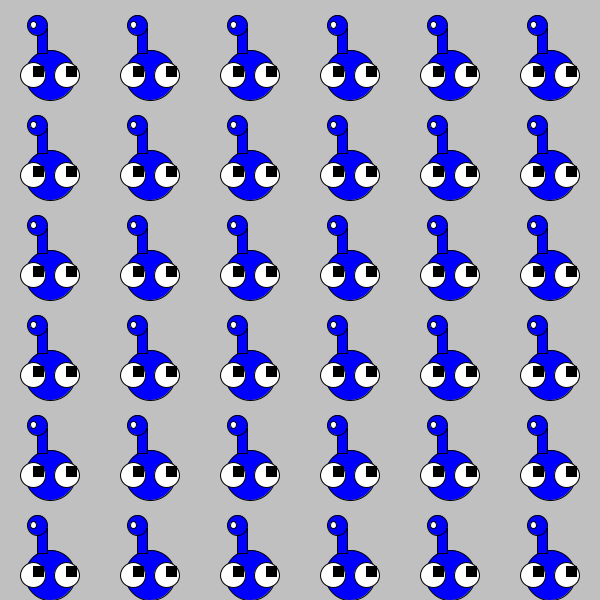
Frame 1 (no input)
Frame 60 (the mouse pressed at the canvas centre just before this capture): identical to frame 1, image omitted
Frame 120 (the mouse held since frame 60 and released just before this capture): identical to frame 1, image omitted

The Processing sketch that drew this single still picture (run headless with seeded random() and noise(); from frame 60 on, the mouse is pressed at the canvas centre):

// Processing sketch: processing_29732
// ── processing_29732.pde

void setup (){
  size (600,600);
  smooth ();
}

void draw () {
  background (192);
  matriz (36);

}

void matriz (int cuantos){
  float lado = sqrt (cuantos);  
  int ladoN = ceil (lado);
  float ancho = width/ladoN;
  
  fill (128,0,0);
  
  for (int n = 0; n<cuantos; n++){
  float fila = ceil (n/ladoN) ;
  float columna = n % ladoN; // el resto de la división por
  
  
  
  buzo ((columna*ancho) + ancho/2,(fila*ancho)+ ancho/2,ancho,color (0,0,255));//muchos buzos
  } 
}
void buzo (float buzoX,float buzoY,float buzoW,color miColor){
//buzo

fill(miColor);
ellipse (buzoX, buzoY+ (buzoW/4), buzoW/2, buzoW/2);
rect (buzoX - (buzoW/8), buzoY- (buzoW/8)- (buzoW/11),buzoW/10,buzoW/4);

ellipse (buzoX-(buzoW/8),buzoY -(buzoW/4),buzoW/5,buzoW/5);
fill (255);
ellipse (buzoX-(buzoW/6),buzoY -(buzoW/4),buzoW/15,buzoW/15);
ellipse (buzoX+(buzoW/6),buzoY+(buzoW/4),buzoW/4,buzoW/4);
ellipse (buzoX-(buzoW/6),buzoY+(buzoW/4),buzoW/4,buzoW/4);
fill(0);
rect (buzoX+(buzoW/6),buzoY+(buzoW/6),buzoW/10,buzoW/10);
rect (buzoX-(buzoW/6),buzoY+(buzoW/6),buzoW/10,buzoW/10);

}
